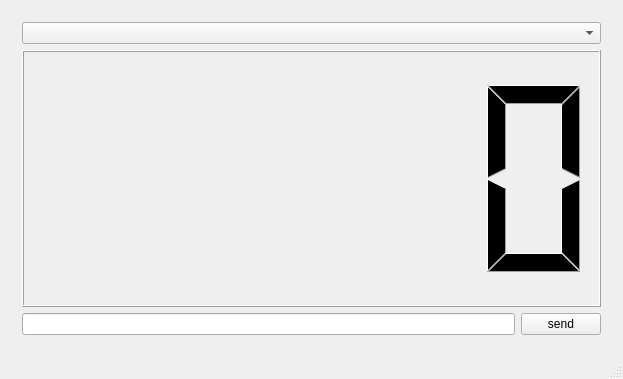
<?xml version="1.0" encoding="UTF-8"?>
<ui version="4.0">
 <class>MainWindow</class>
 <widget class="QMainWindow" name="MainWindow">
  <property name="geometry">
   <rect>
    <x>0</x>
    <y>0</y>
    <width>623</width>
    <height>379</height>
   </rect>
  </property>
  <property name="windowTitle">
   <string>MainWindow</string>
  </property>
  <widget class="QWidget" name="centralWidget">
   <layout class="QVBoxLayout" name="verticalLayout_3">
    <item>
     <layout class="QVBoxLayout" name="verticalLayout_2">
      <item>
       <widget class="QWidget" name="widget" native="true">
        <layout class="QVBoxLayout" name="verticalLayout">
         <item>
          <widget class="QComboBox" name="comboBox"/>
         </item>
         <item>
          <widget class="QLCDNumber" name="lcdNumber"/>
         </item>
         <item>
          <layout class="QHBoxLayout" name="horizontalLayout">
           <item>
            <widget class="QLineEdit" name="lineEdit"/>
           </item>
           <item>
            <widget class="QPushButton" name="pushButton">
             <property name="text">
              <string>send</string>
             </property>
            </widget>
           </item>
          </layout>
         </item>
        </layout>
       </widget>
      </item>
     </layout>
    </item>
   </layout>
  </widget>
  <widget class="QStatusBar" name="statusBar"/>
 </widget>
 <layoutdefault spacing="6" margin="11"/>
 <resources/>
 <connections/>
</ui>
